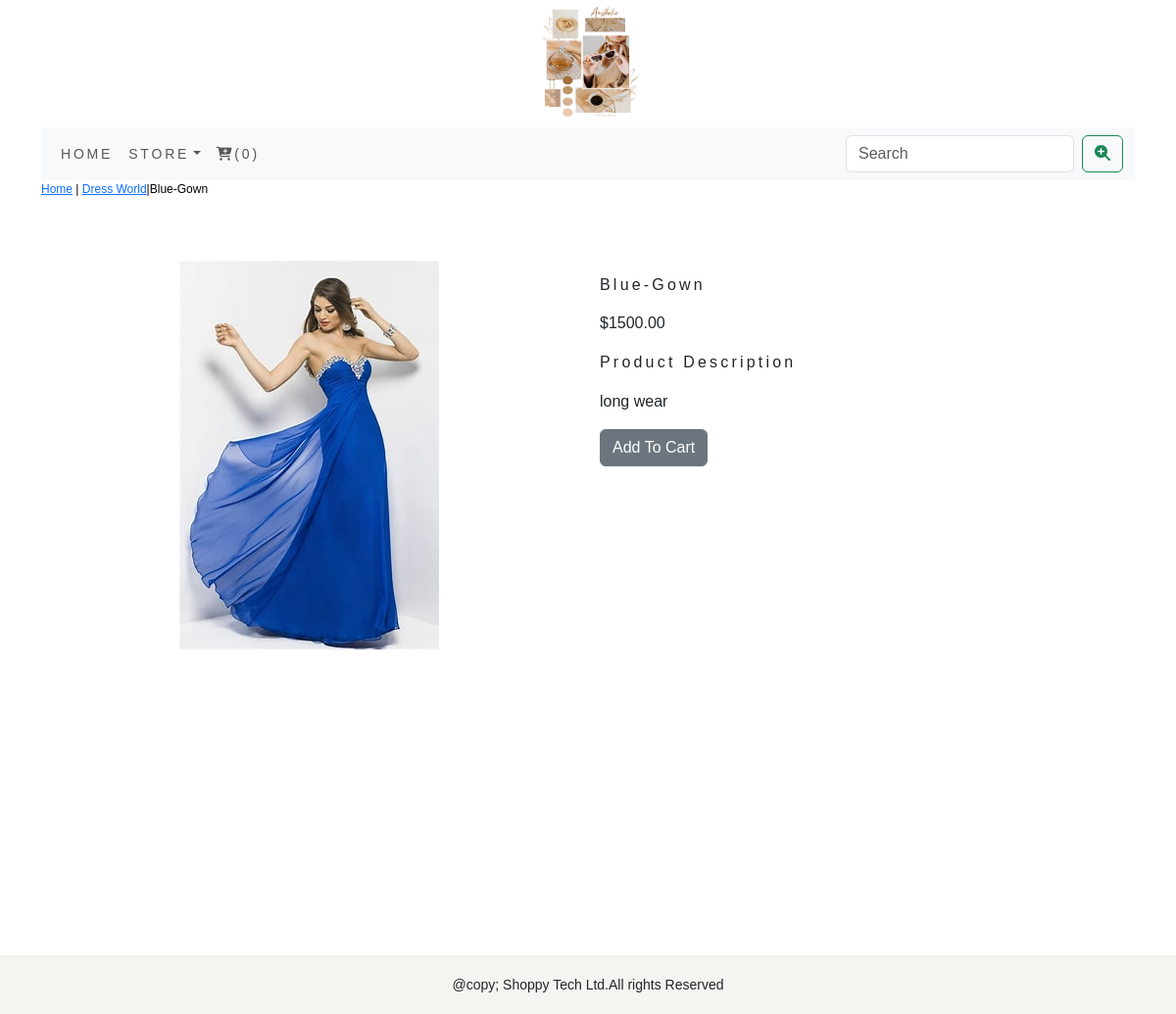
Page /shopapp/dress-world/blue-gown/ on the committed database.
### shopapp/models.py (models this page shows, shortened)
class Product(models.Model):
    name=models.CharField(max_length=250,unique=True)
    slug=models.SlugField(max_length=250,unique=True)
    description=models.TextField(blank=True)
    price=models.DecimalField(max_digits=10,decimal_places=2)
    category=models.ForeignKey(Category,on_delete=models.CASCADE)
    image=models.ImageField(upload_to='category',blank=True)
    stock=models.IntegerField()
    available=models.BooleanField(default=True)
    created=models.DateTimeField(auto_now_add=True)
    updated=models.DateTimeField(auto_now=True)
    class Meta:
        ordering=('name',)
        verbose_name='product'
        verbose_name_plural='products'

class Category(models.Model):
    name=models.CharField(max_length=250,unique=True)
    slug=models.SlugField(max_length=250,unique=True)
    description=models.TextField(blank=True)
    image=models.ImageField(upload_to='category',blank=True)
    class Meta:
        ordering=('name',)
        verbose_name='category'
        verbose_name_plural='categories'
    def get_url(self):
        return reverse('shopapp:products_by_category',args=[self.slug])
    def __str__(self):
        return '{}'.format(self.name)

### shopapp/views.py (the view)
# urls.py: path('<slug:c_slug>/<slug:product_slug>/',views.proDetail,name='proCatdetail'),
def proDetail(request, c_slug, product_slug):
    try:
        product=Product.objects.get(category__slug=c_slug,slug=product_slug)
    except Exception as e:
        raise e
    return render(request,'product.html',{'product':product})

### cart/context_processors.py (called while the page is built)
def counter(request):
    item_count=0
    if 'admin' in request.path:
        return {}
    else:
        try:
            cart=Cart.objects.filter(cart_id=_cart_id(request))
            cart_item=CartItem.objects.all().filter(cart=cart[:1])
            for cart_item in cart_item:
                item_count += cart_item.quantity
        except Cart.DoesNotExist:
            item_count =0
    return dict(item_count=item_count)

### cart/views.py (called while the page is built)
def _cart_id(request):
    cart=request.session.session_key
    if not cart:
        cart=request.session.create()
    return cart

### shopapp/context_processors.py (called while the page is built)
def menu_links(request):
    links=Category.objects.all()
    return dict(links=links)

### templates/product.html (shortened to what this page needs)
{% extends 'base.html' %}
{% load static %}
{% block content %}
<div class="row my_pro_row_class">
    <div class="mx_auto">
        <p> <a href="{% url 'shopapp:allProCat' %}">Home</a> | <a href="{{product.category.get_url}}">{{product.category}}</a>|{{product.name}}</p>
    </div>
<div class="contanier">
<br>
<br>
<div class="row">
    <div class="col-12 col-sm-12 col-md-12 col-lg-6 text-center">
        <div style="min-width:18rem">
            <img src="{{product.image.url}}" alt="{{product.name}}">
        </div>
    </div>
    <div class="col-12 col-sm-12 col-md-12 col-lg-6">
        <div>
        <h1 class="my_pro_title">{{product.name}}</h1>
        <p>${{product.price}}</p>
        <p class="my_title">Product Description</p>
        <p class="text-justify my_pro_text">{{product.description}}</p>
        {% if product.stock <= 0 %}
        <p class="text-justify my_pro_text"><b>Out Of Stock</b></p>
        {% else %}
        <a class="btn btn-secondary" href="{% url 'cart:add_cart' product.id %}">Add To Cart</a>
        {% endif %}
    </div>
        </div>
    </div>
</div>
</div>
{% endblock %}

### static/css/custom.css (style rules this page uses)
body { font-family: 'Montserrat', sans-serif; }
.my_title { font-size:16px; text_transform:uppercase; letter-spacing:.2em; }
.my_pro_row_class .mx_auto { color:#000; font-size:12px; text-decoration:none; }
.my_pro_title { font-size:16px; text_transform:uppercase; letter-spacing:.2em; padding-top:15px; padding-bottom:10px; }
.my_pro_text { padding-right:20px; }

### rows in the picture
Product: category "Dress World", name "Blue-Gown", image (picture), price "1500.00", description "long wear"

### other values in the picture
{{ item_count }} "0"
